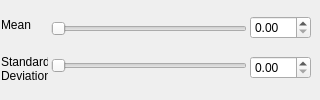
            <widget class="QWidget" name="page_22">
             <widget class="QWidget" name="layoutWidget_32">
              <property name="geometry">
               <rect>
                <x>250</x>
                <y>5</y>
                <width>61</width>
                <height>86</height>
               </rect>
              </property>
              <layout class="QVBoxLayout" name="verticalLayout_9">
               <item>
                <widget class="QDoubleSpinBox" name="doubleSpinBox_7"/>
               </item>
               <item>
                <widget class="QDoubleSpinBox" name="doubleSpinBox_8"/>
               </item>
              </layout>
             </widget>
             <widget class="QWidget" name="layoutWidget_33">
              <property name="geometry">
               <rect>
                <x>51</x>
                <y>5</y>
                <width>196</width>
                <height>86</height>
               </rect>
              </property>
              <layout class="QVBoxLayout" name="verticalLayout_8">
               <item>
                <widget class="QSlider" name="horizontalSlider_37">
                 <property name="orientation">
                  <enum>Qt::Horizontal</enum>
                 </property>
                </widget>
               </item>
               <item>
                <widget class="QSlider" name="horizontalSlider_42">
                 <property name="orientation">
                  <enum>Qt::Horizontal</enum>
                 </property>
                </widget>
               </item>
              </layout>
             </widget>
             <widget class="QWidget" name="layoutWidget_34">
              <property name="geometry">
               <rect>
                <x>1</x>
                <y>6</y>
                <width>47</width>
                <height>81</height>
               </rect>
              </property>
              <layout class="QVBoxLayout" name="verticalLayout_4">
               <item>
                <widget class="QLabel" name="label_48">
                 <property name="text">
                  <string>Mean</string>
                 </property>
                </widget>
               </item>
               <item>
                <widget class="QLabel" name="label_49">
                 <property name="text">
                  <string>Standard Deviation</string>
                 </property>
                 <property name="wordWrap">
                  <bool>true</bool>
                 </property>
                </widget>
               </item>
              </layout>
             </widget>
            </widget>
